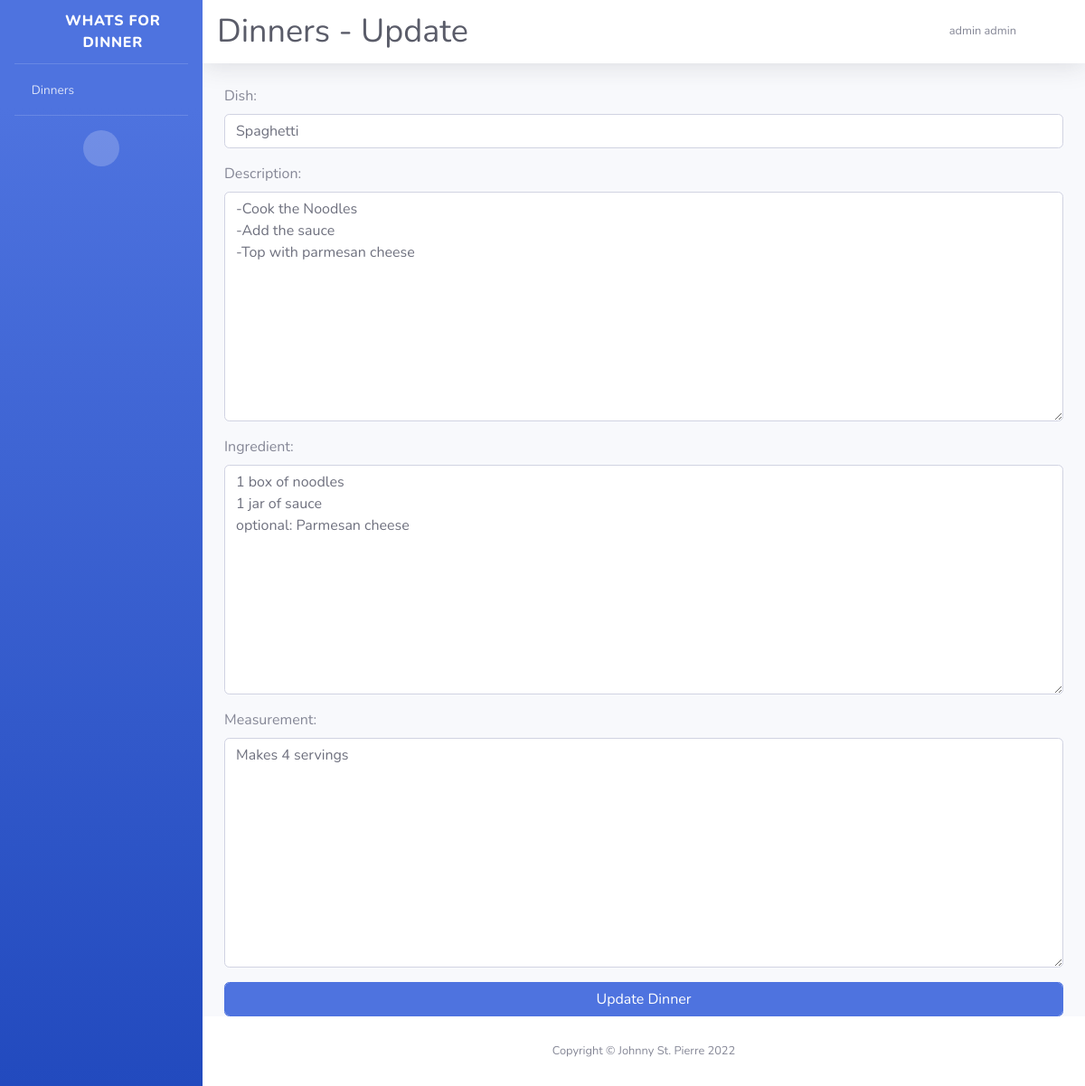
The page /dinners/33/update (signed in) on the database its author committed.
### whatsfordinner/models.py (models this page shows, shortened)
class Dinner(models.Model):
    dish = models.CharField(max_length=50)
    description = models.TextField(blank=True)
    ingredient = models.TextField(blank=True)
    measurement = models.TextField(blank=True)
    Created_At = models.DateTimeField(auto_now_add=True)
    Created_By = models.ForeignKey(User, on_delete=models.PROTECT, editable=False, related_name='Dinner_created')
    class Meta:
        app_label = 'whatsfordinner'

### whatsfordinner/views.py (the view)
# urls.py: path('dinners/<int:pk>/update', views.DinnerUpdateView, name='dinner_update'),
@login_required(login_url='/accounts/login/')
def DinnerUpdateView(request, pk):
    model = Dinner.objects.get(id=pk)
    form = DinnerForm(request.POST or None,instance=model,request=request)
    if form.is_valid():
        model = form.save()
        model.save()
        success_url = reverse('dinner_detail', kwargs={"pk": model.id})
        return HttpResponseRedirect(success_url)
    return render(request, 'whatsfordinner/dinner_update_form.html', {'form':form})

### whatsfordinner/forms.py
class DinnerForm(ModelForm):
    class Meta:
        model = Dinner
        fields = ['id','dish','description', 'ingredient', 'measurement']
        widgets = {
            'dish': TextInput(attrs={'class':'form-control'}),
            'description': Textarea(attrs={'class':'form-control'}),
            'ingredient': Textarea(attrs={'class':'form-control'}),
            'measurement': Textarea(attrs={'class':'form-control'}),
        }
    def __init__(self, *args, **kwargs):
        self.request = kwargs.pop('request')
        super(DinnerForm, self).__init__(*args, **kwargs)

### whatsfordinner/templatetags/avatar.py (called while the page is built)
@register.filter
def avatar(user):
    letter = user.first_name[0].upper() + user.last_name[0].upper() if user.first_name else '?'
    color_ix = ColorHash(user.id)
    context = {'color_ix': color_ix.hex, 'letter': letter}
    return render_to_string('avatar.html', context)

### whatsfordinner/utils.py (called while the page is built)
def set_current_user(user):
    _thread_locals.user=user

def remove_current_user():
    _thread_locals.user = None

### templates/whatsfordinner/dinner_update_form.html (shortened to what this page needs)
{% extends 'base.html' %}
{% block title %}Dinners - Update{% endblock title %}
{% block content %}
    <form method="post">{% csrf_token %}
        {{ form.as_p }}
        <input class="form-control btn-primary" type="submit" value="Update Dinner">
    </form>
{% endblock content %}

### templates/base.html (shortened to what this page needs)
<!DOCTYPE html>
<html lang="en">
{% load static %}
{% load avatar %}
<head>
    <link href="{% static "vendor/fontawesome-free/css/all.min.css" %}?v=1.0" rel="stylesheet" type="text/css">
    <link href="{% static "/css/loader.css" %}?v=1.3" rel="stylesheet">
    <link href="{% static "/css/sb-admin-2.min.css" %}?v=1.0" rel="stylesheet">
</head>
<body id="page-top">
    <div id="wrapper">
        <ul class="navbar-nav bg-gradient-primary sidebar sidebar-dark accordion" id="accordionSidebar">
            <a class="sidebar-brand d-flex align-items-center justify-content-center" href="{% url 'home' %}">
                <div class="sidebar-brand-icon rotate-n-15">
                    <i class="fas fa-home"></i>
                </div>
                <div class="sidebar-brand-text mx-3">Whats For Dinner</div>
            </a>
            <hr class="sidebar-divider my-0">
            <li class="nav-item">
                <a class="nav-link" href="{% url 'dinners' %}">
                    <i class="fas fa-tools"></i>
                    <span>Dinners</span></a>
            </li>
            <hr class="sidebar-divider d-none d-md-block">
            <div class="text-center d-none d-md-inline">
                <button class="rounded-circle border-0" id="sidebarToggle"></button>
            </div>
        </ul>
        <div id="content-wrapper" class="d-flex flex-column">
            <div id="content">
                <nav class="navbar navbar-expand navbar-light bg-white topbar mb-4 static-top shadow">
                        <div class="d-sm-flex align-items-center justify-content-between">
                            <h1 class="h3 mb-0 text-gray-800 title-name" >{% block title %}{% endblock title %}</h1>
                        </div>
                    <ul class="navbar-nav ml-auto">
                        <li class="nav-item dropdown no-arrow">
                            <a class="nav-link dropdown-toggle" href="#" id="userDropdown" role="button"
                                data-toggle="dropdown" aria-haspopup="true" aria-expanded="false">
                                <span class="mr-2 d-none d-lg-inline text-gray-600 small">{{ user.first_name }} {{ user.last_name }}</span>
                                {{ user|avatar }}
                            </a>
                        </li>
                    </ul>
                </nav>
                <div class="container-fluid">
                    {% block content %}
                    {% endblock content %}
                </div>
            </div>
            <footer class="sticky-footer bg-white">
                <div class="container my-auto">
                    <div class="copyright text-center my-auto">
                        <span>Copyright &copy; Johnny St. Pierre 2022</span>
                    </div>
                </div>
            </footer>
        </div>
    </div>
</body>
</html>

### templates/base.html (style rules this page uses)
.title-name { font-size: 3.0vmin; }

### rows shown on the page
Dinner: dish "Spaghetti", description "-Cook the Noodles -Add the sauce -Top with parmesan cheese", ingredient "1 box of noodles 1 jar of sauce optional: Parmesan cheese", measurement "Makes 4 servings"

### other values the page prints
{{ user.first_name }} "admin"
{{ user.last_name }} "admin"
